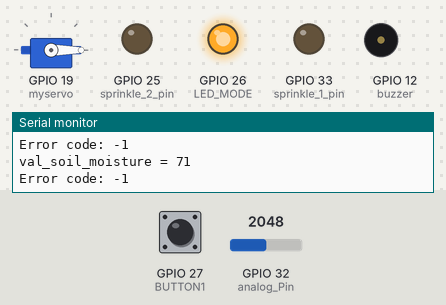
A program run on a simulated ESP32. On the bench: servo, output pins drawn as LEDs (lit = HIGH), buzzer (waves = sounding, pin HIGH), the last lines printed to the serial monitor. Inputs (shaded band) come from the test bench; at power-on: GPIO 27 (BUTTON1) HIGH, GPIO 32 (analog_Pin) = 2048. WiFi joins after 1.5 s; servers stay silent unless stated; uploads are accepted with an empty reply.

Above: at 2.9 s.
3.0 s: GPIO 27 (BUTTON1) pulled LOW for 0.15 s
At 5.0 s:
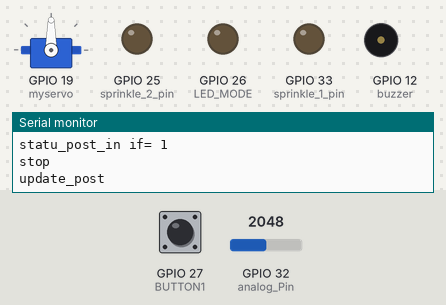
10.6 s: GPIO 27 (BUTTON1) pulled LOW for 1 s
At 12.6 s:
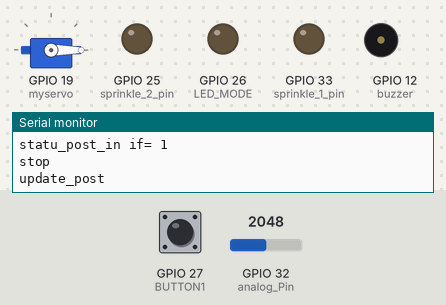
19.1 s: GPIO 27 (BUTTON1) pulled LOW for 3.2 s
At 19.9 s:
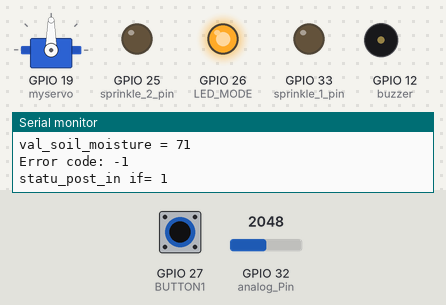
Timing chart, 0 to 35.6 s (numbered marks = the images above; inputs shaded):
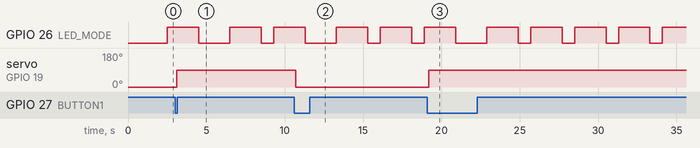

Measured:
- after the input at 3.0 s, servo on GPIO 19 (myservo): 0° → 90° after 0.10 s
- after the input at 10.6 s, servo on GPIO 19 (myservo): 90° → 0° after 0.10 s
- after the input at 19.1 s, servo on GPIO 19 (myservo): 0° → 90° after 0.11 s
- by itself, GPIO 26 (LED_MODE): repeats every 2.8 s: HIGH 2.0 s, LOW 0.80 s

The program:

main.cpp
```cpp
#include <Arduino.h>
#include <Bounce2.h>
#include <HTTPClient.h>
#include <ArduinoJson.h>
#include <ESP32Servo.h>
#define analog_Pin 32
#define BUTTON1 27 // for trun on servo and bozer
Servo myservo;
TaskHandle_t TaskA = NULL;
TaskHandle_t TaskB = NULL;
Bounce button1 = Bounce();
boolean statu_post = true;
int buzzer = 12;
int sprinkle_1_pin = 33;
int sprinkle_2_pin = 25;
int LED_MODE = 26;
int val_soil_moisture = 0;
int count_for_sunroof = 0;
int counT_manual_action = 0;
void auto_watering_system();
void insect_repellent();
void soil_moisture_detection();
void sunroof_control();
void GET_buzzer_sunroof();
void POST_moisture();
void manual_watering_system(void *pam);

// moisture
int moist_sensor = 0;

// sprinkle
boolean auto_sprinkle_1 = false;
boolean is_activate_sprinkle_1 = false;
boolean auto_sprinkle_2 = false;
boolean is_activate_sprinkle_2 = false;

// buzzer & sunroof
boolean buzzer_is_activate = false;
boolean sunroof_is_open = true;
boolean sunroof_is_open_befor = sunroof_is_open;
boolean buzzer_is_activate_befor = buzzer_is_activate;

const String baseUrl = "https://ecourse.cpe.ku.ac.th/exceed08/";

void POST_buzzer_sunroof()
{
  statu_post = false;
  String json;
  DynamicJsonDocument doc(2048);
  doc["buzzer"] = buzzer_is_activate;
  doc["sunroof"] = sunroof_is_open;
  serializeJson(doc, json);

  const String url = baseUrl + "update/buzzer-sunroof";
  HTTPClient http;
  http.begin(url);
  http.addHeader("Content-Type", "application/json");

  int httpResponseCode = http.POST(json);
  if (httpResponseCode >= 200 && httpResponseCode < 300)
  {
    ;
  }
  else
  {
    Serial.print("Error code: ");
    Serial.println(httpResponseCode);
  }
}
// tast 0
void All_Switch(void *param)
{
  while (1)
  {
    button1.update();
    if (button1.fell() &&  statu_post)
    {
      Serial.print("statu_post_in if= ");
      Serial.println(statu_post);
      sunroof_is_open = !sunroof_is_open;
    }
    vTaskDelay(1 / portTICK_PERIOD_MS);
  }
}
void all_system(void *param)
{
  while (1)
  {
    if (buzzer_is_activate) // ถ้าเปิดเสียงต้องปิดsunroof
    {
      Serial.println("turn on buzzer");
      sunroof_is_open = false;
      myservo.write(90);
      vTaskDelay(10 / portTICK_PERIOD_MS);
      insect_repellent();
      vTaskDelay(10 / portTICK_PERIOD_MS);
    }
    if (!buzzer_is_activate) // ถ้าปิดเสียงแล้วจะเปิดหรือปิด sunroof ก็ได้
    {
      if (sunroof_is_open)
      {
        myservo.write(0);
        // Serial.println("Servo->0");
        vTaskDelay(100 / portTICK_PERIOD_MS);
        if (auto_sprinkle_1)
        {
          if (val_soil_moisture < moist_sensor)
          {
            digitalWrite(sprinkle_1_pin, HIGH);
          }
          else
          {
            digitalWrite(sprinkle_1_pin, LOW);
          }
        }
        if (auto_sprinkle_2)
        {
          if (val_soil_moisture < moist_sensor)
          {
            digitalWrite(sprinkle_2_pin, HIGH);
          }
          else
          {
            digitalWrite(sprinkle_2_pin, LOW);
          }
        }
        if (!auto_sprinkle_1)
        {
          digitalWrite(sprinkle_1_pin, is_activate_sprinkle_1);
        }
        if (!auto_sprinkle_2)
        {
          digitalWrite(sprinkle_2_pin, is_activate_sprinkle_2);
        }
      }
      else
      {
        digitalWrite(sprinkle_1_pin, LOW);
        digitalWrite(sprinkle_2_pin, LOW);
        sunroof_is_open = false; // ปิดฝา
        myservo.write(90);
        // Serial.println("server ->0 ");
        vTaskDelay(100 / portTICK_PERIOD_MS);
      }
    }
  }
}
void insect_repellent() // ไล่แมลง
{
  digitalWrite(buzzer, HIGH);
  delay(1);
  digitalWrite(buzzer, LOW);
  delay(1);
}
void soil_moisture_detection() // วัดค่าความชื้น
{
  val_soil_moisture = map(analogRead(analog_Pin), 1200, 4096, 100, 0);
  Serial.print("val_soil_moisture = ");
  Serial.println(val_soil_moisture);
}

void Connect_Wifi();

void POST_moisture()
{
  String json;
  DynamicJsonDocument doc(2048);
  soil_moisture_detection();
  doc["moisture_value"] = val_soil_moisture;
  serializeJson(doc, json);

  const String url = baseUrl + "update/moisture";
  HTTPClient http;
  http.begin(url);
  http.addHeader("Content-Type", "application/json");

  int httpResponseCode = http.POST(json);
  if (httpResponseCode >= 200 && httpResponseCode < 300)
  {
    ;
  }
  else
  {
    Serial.print("Error code: ");
    Serial.println(httpResponseCode);
  }
}

void GET_moisture()
{
  DynamicJsonDocument doc(2048);
  const String url = baseUrl + "garden/moisture";
  HTTPClient http;
  http.begin(url);
  int httpResponseCode = http.GET();
  if (httpResponseCode >= 200 && httpResponseCode < 300)
  {
    String payload = http.getString();
    deserializeJson(doc, payload);
    moist_sensor = doc["moist_default"].as<int>();
    Serial.print("moist_sensor = ");
    Serial.println(moist_sensor);
  }
  else
  {
    Serial.print("Error code: ");
    Serial.println(httpResponseCode);
  }
}

void GET_buzzer_sunroof()
{
  DynamicJsonDocument doc(2048);
  const String url = baseUrl + "garden/buzzer-sunroof";
  HTTPClient http;
  http.begin(url);
  int httpResponseCode = http.GET();
  if (httpResponseCode >= 200 && httpResponseCode < 300)
  {
    String payload = http.getString();
    deserializeJson(doc, payload);
    buzzer_is_activate = doc["buzzer"].as<boolean>();
    sunroof_is_open = doc["sunroof"].as<boolean>();
    Serial.print("buzzer_is_activate_befor = ");
    Serial.println(buzzer_is_activate_befor);
    Serial.print("buzzer_is_activate = ");
    Serial.println(buzzer_is_activate);
    Serial.print("sunroof_is_open_befor = ");
    Serial.println(sunroof_is_open_befor);
    Serial.print("sunroof_is_open = ");
    Serial.println(sunroof_is_open);
  }
  else
  {
    Serial.print("Error code: ");
    Serial.println(httpResponseCode);
  }
}

const char *ssid = "M";
const char *password = "leesoome123";

void Connect_Wifi()
{
  WiFi.begin(ssid, password);
  Serial.print("Connecting to WiFi");
  while (WiFi.status() != WL_CONNECTED)
  {
    delay(500);
    Serial.print(".");
  }
  Serial.print("OK! IP=");
  Serial.println(WiFi.localIP());
}

void GET_SPRINKLE()
{
  DynamicJsonDocument doc_sprinkle(2048);
  const String url = baseUrl + "garden/sprinkle";
  HTTPClient http;
  http.begin(url);
  int httpResponseCode = http.GET();

  if (httpResponseCode >= 200 && httpResponseCode < 300)
  {
    String payload = http.getString();
    deserializeJson(doc_sprinkle, payload);

    auto_sprinkle_1 = doc_sprinkle["sprinkle_1"]["is_auto"].as<boolean>();
    auto_sprinkle_2 = doc_sprinkle["sprinkle_2"]["is_auto"].as<boolean>();

    is_activate_sprinkle_1 = doc_sprinkle["sprinkle_1"]["is_activate"].as<boolean>();
    is_activate_sprinkle_2 = doc_sprinkle["sprinkle_2"]["is_activate"].as<boolean>();

    Serial.print("auto_sprinkle_1 = ");
    Serial.println(auto_sprinkle_1);

    Serial.print("auto_sprinkle_2 = ");
    Serial.println(auto_sprinkle_2);

    Serial.print("is_active_sprinkle_1 = ");
    Serial.println(is_activate_sprinkle_1);

    Serial.print("is_active_sprinkle_2 = ");
    Serial.println(is_activate_sprinkle_2);
    delay(500);
  }
  else
  {
    Serial.print("Error code: ");
    Serial.println(httpResponseCode);
  }
}

void setup()
{
  Serial.begin(115200);
  Connect_Wifi();
  GET_moisture();
  POST_buzzer_sunroof;
  button1.interval(25);
  pinMode(buzzer, OUTPUT);
  pinMode(sprinkle_1_pin, OUTPUT);
  pinMode(sprinkle_2_pin, OUTPUT);
  pinMode(LED_MODE, OUTPUT);
  button1.attach(BUTTON1, INPUT_PULLUP);
  myservo.attach(19);
  xTaskCreatePinnedToCore(All_Switch, "All_Switch", 10240, NULL, 1, &TaskA, 1);
  xTaskCreatePinnedToCore(all_system, "all_system", 10240, NULL, 1, &TaskB, 0);
}

void loop()
{ statu_post=false;
  int count_krean = 0;
  GET_moisture();
  GET_SPRINKLE();
  POST_moisture();
  digitalWrite(LED_MODE, LOW);
  GET_buzzer_sunroof();
  digitalWrite(LED_MODE, HIGH);
  statu_post=true;
  delay(2000);
  digitalWrite(LED_MODE, LOW);
  if (((buzzer_is_activate_befor != buzzer_is_activate) || (sunroof_is_open_befor != sunroof_is_open)))
  { statu_post=false;
    Serial.println("stop");
    POST_buzzer_sunroof();
    Serial.println("update_post");
    sunroof_is_open_befor = sunroof_is_open;
    buzzer_is_activate_befor = buzzer_is_activate;
    digitalWrite(LED_MODE, LOW);
    delay(1000);
  }
}
```
